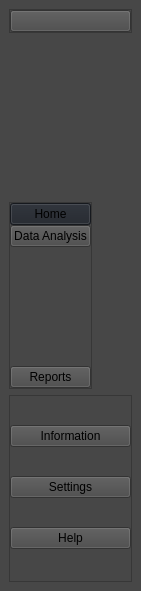
   <widget class="QWidget" name="LeftMenuContainer" native="true">
    <property name="enabled">
     <bool>true</bool>
    </property>
    <property name="geometry">
     <rect>
      <x>0</x>
      <y>0</y>
      <width>141</width>
      <height>591</height>
     </rect>
    </property>
    <layout class="QHBoxLayout" name="horizontalLayout_2">
     <property name="spacing">
      <number>0</number>
     </property>
     <property name="leftMargin">
      <number>0</number>
     </property>
     <property name="topMargin">
      <number>0</number>
     </property>
     <property name="rightMargin">
      <number>0</number>
     </property>
     <property name="bottomMargin">
      <number>0</number>
     </property>
     <item>
      <widget class="QWidget" name="leftMenuSubContainer" native="true">
       <property name="styleSheet">
        <string notr="true">background-color: rgb(71, 71, 71);</string>
       </property>
       <layout class="QVBoxLayout" name="verticalLayout_2">
        <item alignment="Qt::AlignTop">
         <widget class="QFrame" name="frame">
          <property name="layoutDirection">
           <enum>Qt::LeftToRight</enum>
          </property>
          <property name="styleSheet">
           <string notr="true">#menuBtn {
color: rgb(255, 255, 255);}</string>
          </property>
          <property name="frameShape">
           <enum>QFrame::StyledPanel</enum>
          </property>
          <property name="frameShadow">
           <enum>QFrame::Raised</enum>
          </property>
          <layout class="QHBoxLayout" name="horizontalLayout">
           <property name="spacing">
            <number>0</number>
           </property>
           <property name="leftMargin">
            <number>0</number>
           </property>
           <property name="topMargin">
            <number>0</number>
           </property>
           <property name="rightMargin">
            <number>0</number>
           </property>
           <property name="bottomMargin">
            <number>0</number>
           </property>
           <item alignment="Qt::AlignVCenter">
            <widget class="QPushButton" name="menuBtn">
             <property name="enabled">
              <bool>true</bool>
             </property>
             <property name="toolTip">
              <string>Menu</string>
             </property>
             <property name="layoutDirection">
              <enum>Qt::LeftToRight</enum>
             </property>
             <property name="styleSheet">
              <string notr="true"/>
             </property>
             <property name="text">
              <string/>
             </property>
             <property name="icon">
              <iconset resource="resources.qrc">
               <normaloff>:/icons/icons/align-justify.svg</normaloff>:/icons/icons/align-justify.svg</iconset>
             </property>
             <property name="iconSize">
              <size>
               <width>24</width>
               <height>24</height>
              </size>
             </property>
            </widget>
           </item>
          </layout>
         </widget>
        </item>
        <item alignment="Qt::AlignLeft">
         <widget class="QFrame" name="frame_2">
          <property name="enabled">
           <bool>true</bool>
          </property>
          <property name="frameShape">
           <enum>QFrame::StyledPanel</enum>
          </property>
          <property name="frameShadow">
           <enum>QFrame::Raised</enum>
          </property>
          <layout class="QVBoxLayout" name="verticalLayout_4">
           <property name="spacing">
            <number>0</number>
           </property>
           <property name="leftMargin">
            <number>0</number>
           </property>
           <property name="topMargin">
            <number>0</number>
           </property>
           <property name="rightMargin">
            <number>0</number>
           </property>
           <property name="bottomMargin">
            <number>0</number>
           </property>
           <item>
            <widget class="QPushButton" name="homeBtn">
             <property name="enabled">
              <bool>true</bool>
             </property>
             <property name="toolTip">
              <string>Home</string>
             </property>
             <property name="styleSheet">
              <string notr="true">background-color: #1f232a;</string>
             </property>
             <property name="text">
              <string>Home</string>
             </property>
             <property name="icon">
              <iconset resource="resources.qrc">
               <normaloff>:/icons/icons/home.svg</normaloff>:/icons/icons/home.svg</iconset>
             </property>
             <property name="iconSize">
              <size>
               <width>24</width>
               <height>24</height>
              </size>
             </property>
            </widget>
           </item>
           <item alignment="Qt::AlignTop">
            <widget class="QPushButton" name="dataBtn">
             <property name="toolTip">
              <string>Data Analysis</string>
             </property>
             <property name="text">
              <string>Data Analysis</string>
             </property>
             <property name="icon">
              <iconset resource="resources.qrc">
               <normaloff>:/icons/icons/activity.svg</normaloff>:/icons/icons/activity.svg</iconset>
             </property>
             <property name="iconSize">
              <size>
               <width>24</width>
               <height>24</height>
              </size>
             </property>
            </widget>
           </item>
           <item>
            <widget class="QPushButton" name="reportBtn">
             <property name="enabled">
              <bool>true</bool>
             </property>
             <property name="toolTip">
              <string>View Reports</string>
             </property>
             <property name="text">
              <string>Reports</string>
             </property>
             <property name="icon">
              <iconset resource="resources.qrc">
               <normaloff>:/icons/icons/printer.svg</normaloff>:/icons/icons/printer.svg</iconset>
             </property>
             <property name="iconSize">
              <size>
               <width>24</width>
               <height>24</height>
              </size>
             </property>
            </widget>
           </item>
          </layout>
         </widget>
        </item>
        <item>
         <widget class="QFrame" name="frame_3">
          <property name="sizePolicy">
           <sizepolicy hsizetype="Preferred" vsizetype="Preferred">
            <horstretch>0</horstretch>
            <verstretch>0</verstretch>
           </sizepolicy>
          </property>
          <property name="frameShape">
           <enum>QFrame::StyledPanel</enum>
          </property>
          <property name="frameShadow">
           <enum>QFrame::Raised</enum>
          </property>
          <layout class="QVBoxLayout" name="verticalLayout_3">
           <property name="spacing">
            <number>0</number>
           </property>
           <property name="leftMargin">
            <number>0</number>
           </property>
           <property name="topMargin">
            <number>0</number>
           </property>
           <property name="rightMargin">
            <number>0</number>
           </property>
           <property name="bottomMargin">
            <number>0</number>
           </property>
           <item>
            <widget class="QPushButton" name="infoBtn">
             <property name="toolTip">
              <string>Information about the app</string>
             </property>
             <property name="text">
              <string>Information</string>
             </property>
             <property name="icon">
              <iconset resource="resources.qrc">
               <normaloff>:/icons/icons/info.svg</normaloff>:/icons/icons/info.svg</iconset>
             </property>
             <property name="iconSize">
              <size>
               <width>24</width>
               <height>24</height>
              </size>
             </property>
            </widget>
           </item>
           <item>
            <widget class="QPushButton" name="settingsBtn">
             <property name="toolTip">
              <string>Go to settings</string>
             </property>
             <property name="text">
              <string>Settings</string>
             </property>
             <property name="icon">
              <iconset resource="resources.qrc">
               <normaloff>:/icons/icons/settings.svg</normaloff>:/icons/icons/settings.svg</iconset>
             </property>
             <property name="iconSize">
              <size>
               <width>24</width>
               <height>24</height>
              </size>
             </property>
            </widget>
           </item>
           <item>
            <widget class="QPushButton" name="helpBtn">
             <property name="toolTip">
              <string>Get more help</string>
             </property>
             <property name="text">
              <string>Help</string>
             </property>
             <property name="icon">
              <iconset resource="resources.qrc">
               <normaloff>:/icons/icons/help-circle.svg</normaloff>:/icons/icons/help-circle.svg</iconset>
             </property>
             <property name="iconSize">
              <size>
               <width>24</width>
               <height>24</height>
              </size>
             </property>
            </widget>
           </item>
          </layout>
         </widget>
        </item>
       </layout>
      </widget>
     </item>
    </layout>
   </widget>
